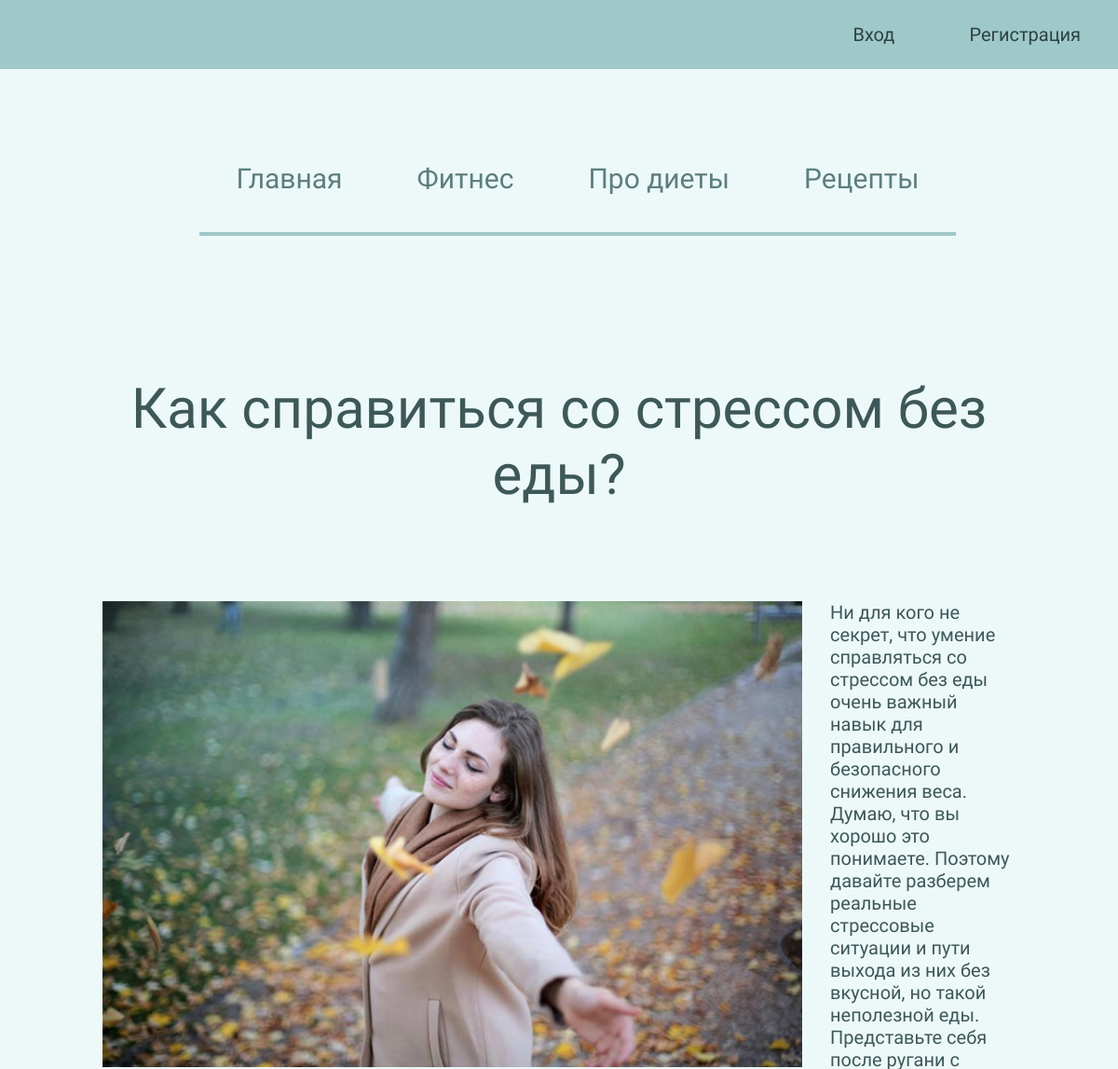
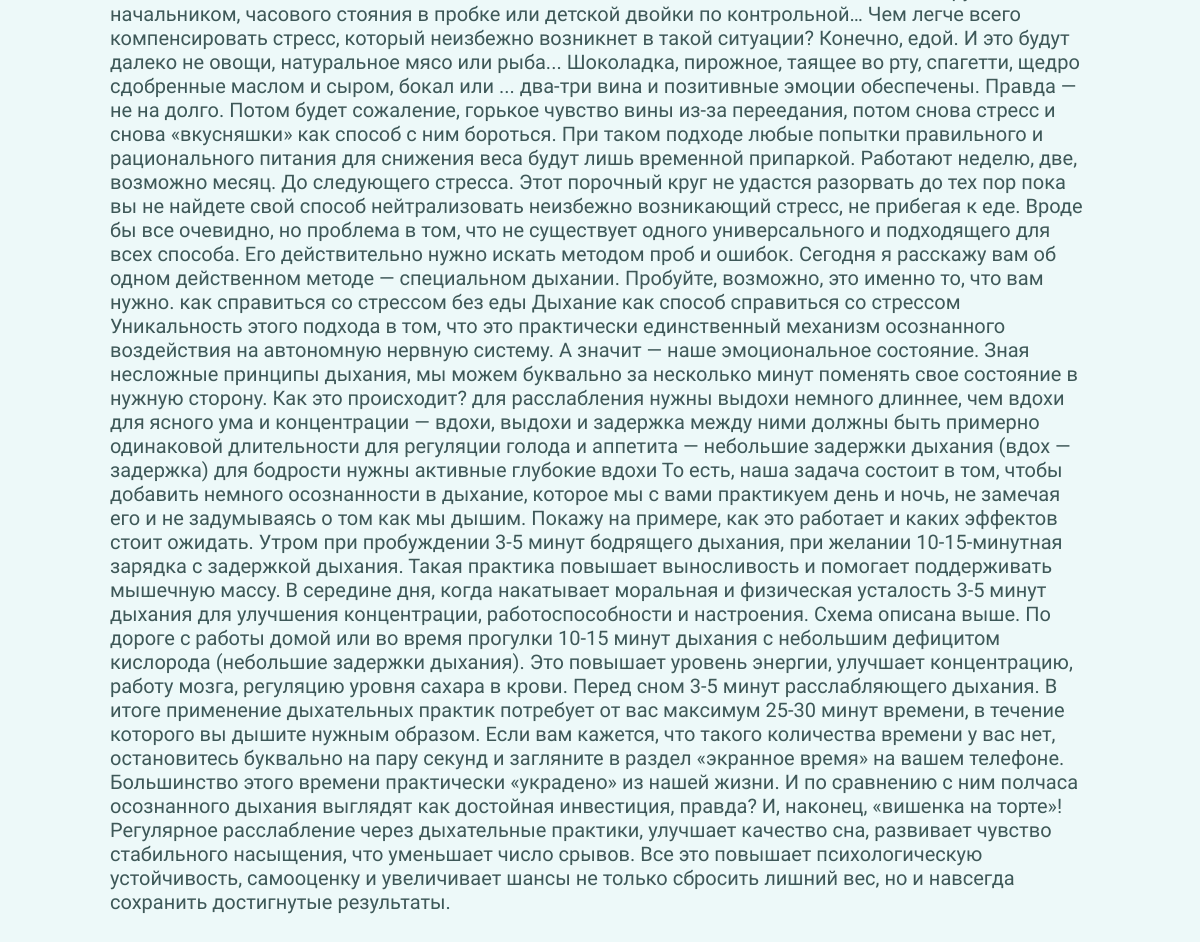
Page /detail/5/ on the committed database (2 pictures, top to bottom).
### food/models.py (models this page shows, shortened)
class Articles(models.Model):
    title = models.CharField(max_length=200)
    topics = models.ManyToManyField(Topic, blank=True)
    image = models.ImageField(upload_to='media/articles/', default='default.jpg')
    description = models.TextField()
    date = models.DateTimeField(auto_now_add=True)

### food/views.py (the view)
# urls.py: path('detail/<int:id>/', views.detail, name='detail'),
def detail(request, id):
    post = get_object_or_404(Articles, id=id)
    return render(request, 'food/detail.html', {'post': post})

### food/templates/food/detail.html
{% extends 'food/base.html' %}
{% load static %}
{% block content %}
<div class="detail">
    <h1>{{ post.title }}</h1>
    <img src="{{ post.image.url }}" alt="">
    <p>{{ post.description }}</p>
</div>
{% endblock %}

### food/static/css/style.css (style rules this page uses)
body { padding: 0; margin: 0; font-family: 'Oswald', sans-serif; background-color: #edf9f9; }
h1 { text-align: center; color: #3e5858; }
.detail { margin: 100px; padding: 10px; padding-bottom: 300px; color: #3e5858; }
.detail img { height: 500px; float: left; margin-right: 30px; }
.detail h1 { text-align: center; margin-bottom: 100px; font-weight: 400; font-size: 60px; }
.detail p { font-weight: 400; font-size: 20px; }

### rows in the picture
Articles: title "Как справиться со стрессом без еды?", image (picture), description "Ни для кого не секрет, что умение справляться со стрессом без еды очень важный навык для правильного и безопасного снижения веса. Думаю, что вы хорошо это понимаете. Поэтому давайте разберем реальные стрессовые ситуации и пути выхода из них без вкусной, но такой неполезной еды. Представьте себя после ругани с начальником, часового стояния в пробке или детской двойки по контрольной… Чем легче всего компенсировать стресс, который неизбежно возникнет в такой ситуации? Конечно, едой. И это будут далеко не овощи, натуральное мясо или рыба... Шоколадка, пирожное, таящее во рту, спагетти, щедро сдобренные маслом и сыром, бокал или ... два-три вина и позитивные эмоции обеспечены. Правда — не на…"
